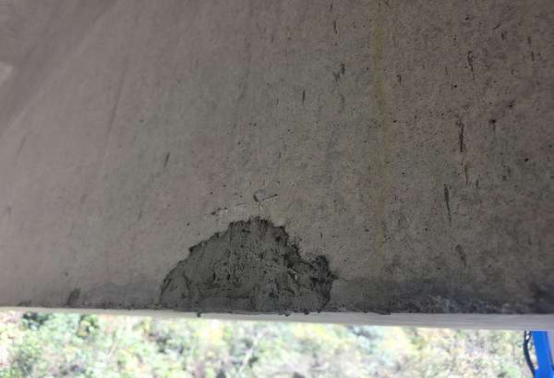
#> input picture 数据参考源/桥隧数据源/T梁照片/00.png, 554 x 378 px
$ python test_t_beam_projection.py '../数据参考源/桥隧数据源/T梁照片/00.png'
#> lines starting #> are read from the running program, lines starting #| are printed output that depends on the picture; after the words box and inside, x2 and y2 are one past the last pixel; in counts of white or black regions, pixels touching at a corner belong together
### 桥隧病害识别/cv_anomaly_detector.py
# -*- coding: utf-8 -*-
"""
传统计算机视觉异常区域检测（T 梁增强版）

针对 T 梁等混凝土构件照片，在不依赖深度学习模型的情况下，
融合多种图像处理策略自动圈出异常区域（裂缝、剥落、渗水、污渍等）。

输出统一为 class_name="异常区域"，不区分具体病害类型。
"""

import os
import cv2
import numpy as np
from typing import List, Tuple, Optional
from disease_detector import DiseaseResult


# 默认参数（针对 T 梁混凝土病害照片调优）
DEFAULT_MIN_AREA = 120
DEFAULT_MAX_AREA_RATIO = 0.65
DEFAULT_EDGE_MARGIN = 3
DEFAULT_NMS_IOU = 0.25
DEFAULT_MAX_BOXES = 10


def _imread_unicode(path: str):
    """兼容中文路径的 cv2.imread"""
    data = np.fromfile(path, dtype=np.uint8)
    if data.size == 0:
        return None
    return cv2.imdecode(data, cv2.IMREAD_COLOR)


def _detect_sky_mask(hsv: np.ndarray, v: np.ndarray, s: np.ndarray) -> np.ndarray:
    """
    粗略检测天空/背景区域，用于减少误检。
    天空通常具有高亮度、低饱和、偏蓝/白的特点。
    """
    h, w = hsv.shape[:2]
    h_ch = hsv[:, :, 0].astype(np.float32)
    s_ch = s.astype(np.float32)
    v_ch = v.astype(np.float32)

    mask = np.zeros((h, w), dtype=np.uint8)

    # 高亮低饱和：白色/浅灰天空
    bright_sky = (v_ch > 180) & (s_ch < 50)
    # 偏蓝天空
    blue_sky = (h_ch > 90) & (h_ch < 130) & (s_ch > 20) & (s_ch < 100) & (v_ch > 100)

    mask[bright_sky | blue_sky] = 255

    kernel = cv2.getStructuringElement(cv2.MORPH_ELLIPSE, (15, 15))
    mask = cv2.morphologyEx(mask, cv2.MORPH_CLOSE, kernel, iterations=2)
    return mask


def _method_crack(gray: np.ndarray) -> np.ndarray:
    """黑帽变换：检测细长裂缝"""
    kernel = cv2.getStructuringElement(cv2.MORPH_RECT, (21, 7))
    blackhat = cv2.morphologyEx(gray, cv2.MORPH_BLACKHAT, kernel)
    _, mask = cv2.threshold(blackhat, 8, 255, cv2.THRESH_BINARY)
    close_kernel = cv2.getStructuringElement(cv2.MORPH_ELLIPSE, (3, 3))
    mask = cv2.morphologyEx(mask, cv2.MORPH_CLOSE, close_kernel, iterations=1)
    return mask


def _method_adaptive(gray: np.ndarray) -> np.ndarray:
    """多尺度自适应阈值：检测不同大小的暗区"""
    h, w = gray.shape
    blurred = cv2.GaussianBlur(gray, (11, 11), 0)
    combined = np.zeros((h, w), dtype=np.uint8)
    for bs, c in [(31, 5), (51, 10), (71, 15)]:
        bs = bs if bs % 2 == 1 else bs + 1
        mask = cv2.adaptiveThreshold(
            blurred, 255, cv2.ADAPTIVE_THRESH_GAUSSIAN_C,
            cv2.THRESH_BINARY_INV, bs, c
        )
        combined = cv2.bitwise_or(combined, mask)
    return combined


def _method_kmeans(img: np.ndarray) -> np.ndarray:
    """K-Means 颜色聚类：检测颜色明显异常的区域（最暗/最亮类）"""
    h, w = img.shape[:2]
    scale = 0.5
    small = cv2.resize(img, None, fx=scale, fy=scale)
    sh, sw = small.shape[:2]
    pixels = small.reshape((-1, 3)).astype(np.float32)

    criteria = (cv2.TERM_CRITERIA_EPS + cv2.TERM_CRITERIA_MAX_ITER, 10, 1.0)
    _, labels, centers = cv2.kmeans(pixels, 3, None, criteria, 10, cv2.KMEANS_RANDOM_CENTERS)

    lab_centers = cv2.cvtColor(
        centers.reshape(1, -1, 3).astype(np.uint8), cv2.COLOR_BGR2LAB
    ).reshape(-1, 3)
    lum = lab_centers[:, 0]
    dark_class = int(np.argmin(lum))
    bright_class = int(np.argmax(lum))

    mask_dark = (labels.reshape(sh, sw) == dark_class).astype(np.uint8) * 255
    mask_bright = (labels.reshape(sh, sw) == bright_class).astype(np.uint8) * 255
    mask_small = cv2.bitwise_or(mask_dark, mask_bright)
    mask = cv2.resize(mask_small, (w, h), interpolation=cv2.INTER_NEAREST)
    return mask


def _method_texture(gray: np.ndarray) -> np.ndarray:
    """局部纹理差异：检测剥落露骨料等粗糙区域"""
    h, w = gray.shape
    mean = cv2.blur(gray.astype(np.float32), (15, 15))
    mean_sq = cv2.blur(gray.astype(np.float32) ** 2, (15, 15))
    std = np.sqrt(np.maximum(mean_sq - mean ** 2, 0))

    local_mean_std = cv2.blur(std, (41, 41))
    diff = std - local_mean_std

    mask = np.zeros((h, w), dtype=np.uint8)
    mask[diff > np.percentile(diff, 78)] = 255
    return mask


def _method_edge(gray: np.ndarray) -> np.ndarray:
    """边缘密度：检测有明显边界的病害区域"""
    h, w = gray.shape
    blurred = cv2.GaussianBlur(gray, (5, 5), 0)
    edges = cv2.Canny(blurred, 30, 120)
    edge_density = cv2.boxFilter(edges.astype(np.float32), -1, (25, 25), normalize=True)

    mask = np.zeros((h, w), dtype=np.uint8)
    mask[edge_density > np.percentile(edge_density, 88)] = 255
    return mask


def _mask_to_boxes(mask: np.ndarray, h: int, w: int,
                   min_area: int = DEFAULT_MIN_AREA,
                   max_area_ratio: float = DEFAULT_MAX_AREA_RATIO,
                   edge_margin: int = DEFAULT_EDGE_MARGIN,
                   filter_aspect_ratio: bool = True) -> List[Tuple]:
    """从二值 mask 中提取检测框"""
    kernel = cv2.getStructuringElement(cv2.MORPH_ELLIPSE, (7, 7))
    mask = cv2.morphologyEx(mask, cv2.MORPH_CLOSE, kernel, iterations=2)

    contours, _ = cv2.findContours(mask, cv2.RETR_EXTERNAL, cv2.CHAIN_APPROX_SIMPLE)

    boxes = []
    for cnt in contours:
        area = cv2.contourArea(cnt)
        if area < min_area:
            continue

        x, y, bw, bh = cv2.boundingRect(cnt)
        bbox_area = bw * bh
        if bbox_area > w * h * max_area_ratio:
            continue

        # 排除贴边伪影
        if (x <= edge_margin or y <= edge_margin or
                x + bw >= w - edge_margin or y + bh >= h - edge_margin):
            continue

        # 过滤极端长宽比（细长文字笔画等）
        if filter_aspect_ratio:
            ar = max(bw, bh) / (min(bw, bh) + 1e-6)
            if ar > 8.0:
                continue

        conf = min(0.95, 0.45 + 0.001 * area)
        boxes.append((x, y, x + bw, y + bh, conf))

    return boxes


def _nms(boxes: List[Tuple], iou_thresh: float = DEFAULT_NMS_IOU) -> List[Tuple]:
    """简化 NMS 合并重叠检测框"""
    if not boxes:
        return boxes

    boxes = sorted(boxes, key=lambda b: b[4], reverse=True)
    kept = []
    used = set()

    for i, b1 in enumerate(boxes):
        if i in used:
            continue
        x1, y1, x2, y2, c1 = b1
        kept.append(b1)

        for j, b2 in enumerate(boxes[i + 1:], i + 1):
            if j in used:
                continue
            xx1, yy1, xx2, yy2, c2 = b2
            ix1, iy1 = max(x1, xx1), max(y1, yy1)
            ix2, iy2 = min(x2, xx2), min(y2, yy2)
            inter = max(0, ix2 - ix1) * max(0, iy2 - iy1)
            union = (x2 - x1) * (y2 - y1) + (xx2 - xx1) * (yy2 - yy1) - inter
            iou = inter / (union + 1e-6)
            if iou > iou_thresh:
                used.add(j)

    return kept


def detect_anomalies_cv(
    image_path: str,
    min_area: int = DEFAULT_MIN_AREA,
    max_area_ratio: float = DEFAULT_MAX_AREA_RATIO,
    edge_margin: int = DEFAULT_EDGE_MARGIN,
    nms_iou: float = DEFAULT_NMS_IOU,
    max_boxes: int = DEFAULT_MAX_BOXES,
) -> List[DiseaseResult]:
    """
    使用传统 CV 方法检测图片中的异常区域。

    融合策略：
    - 黑帽变换：细长裂缝
    - 多尺度自适应阈值：不同大小的暗区
    - K-Means 聚类：颜色异常类
    - 局部纹理差异：剥落露骨料等粗糙区域
    - 边缘密度：有明显边界的病害
    - 天空/背景掩码：减少天空误检

    Args:
        image_path: 图片文件路径（支持中文路径）
        min_area: 最小轮廓面积
        max_area_ratio: 最大外接矩形占全图面积比例
        edge_margin: 贴边检测框剔除边距（像素）
        nms_iou: 重叠框合并 IoU 阈值
        max_boxes: 最多返回的检测框数量

    Returns:
        DiseaseResult 列表，class_name 均为 "异常区域"
    """
    img = _imread_unicode(image_path)
    if img is None:
        return []

    h, w = img.shape[:2]
    gray = cv2.cvtColor(img, cv2.COLOR_BGR2GRAY)
    lab = cv2.cvtColor(img, cv2.COLOR_BGR2LAB)
    hsv = cv2.cvtColor(img, cv2.COLOR_BGR2HSV)
    l_channel = lab[:, :, 0]
    s_channel = hsv[:, :, 1]
    v_channel = hsv[:, :, 2]

    # 天空/背景掩码
    sky_mask = _detect_sky_mask(hsv, v_channel, s_channel)
    not_sky = cv2.bitwise_not(sky_mask)

    # 各方法检测，并限制在非天空区域
    crack_mask = cv2.bitwise_and(_method_crack(gray), not_sky)
    adaptive_mask = cv2.bitwise_and(_method_adaptive(gray), not_sky)
    kmeans_mask = cv2.bitwise_and(_method_kmeans(img), not_sky)
    texture_mask = cv2.bitwise_and(_method_texture(gray), not_sky)
    edge_mask = cv2.bitwise_and(_method_edge(gray), not_sky)

    # 合并所有 mask
    combined = np.zeros((h, w), dtype=np.uint8)
    combined = cv2.bitwise_or(combined, crack_mask)
    combined = cv2.bitwise_or(combined, adaptive_mask)
    combined = cv2.bitwise_or(combined, kmeans_mask)
    combined = cv2.bitwise_or(combined, texture_mask)
    combined = cv2.bitwise_or(combined, edge_mask)

    # 分别提取框（纹理/边缘方法用更大的最小面积，减少噪声）
    boxes_crack = _mask_to_boxes(crack_mask, h, w, min_area=min_area,
                                  max_area_ratio=max_area_ratio,
                                  edge_margin=edge_margin)
    boxes_adaptive = _mask_to_boxes(adaptive_mask, h, w, min_area=min_area,
                                     max_area_ratio=max_area_ratio,
                                     edge_margin=edge_margin)
    boxes_kmeans = _mask_to_boxes(kmeans_mask, h, w, min_area=min_area * 1.5,
                                   max_area_ratio=max_area_ratio,
                                   edge_margin=edge_margin)
    boxes_texture = _mask_to_boxes(texture_mask, h, w, min_area=min_area * 2.5,
                                    max_area_ratio=max_area_ratio,
                                    edge_margin=edge_margin)
    boxes_edge = _mask_to_boxes(edge_mask, h, w, min_area=min_area * 2.0,
                                 max_area_ratio=max_area_ratio,
                                 edge_margin=edge_margin)

    all_boxes = boxes_crack + boxes_adaptive + boxes_kmeans + boxes_texture + boxes_edge

    # 过滤极端长宽比
    filtered = []
    for b in all_boxes:
        x1, y1, x2, y2, c = b
        bw, bh = x2 - x1, y2 - y1
        ar = max(bw, bh) / (min(bw, bh) + 1e-6)
        if ar > 8.0:
            continue
        filtered.append(b)

    # NMS
    merged = _nms(filtered, iou_thresh=nms_iou)

    # 优先保留面积较大的框，限制数量
    merged = sorted(merged, key=lambda b: (b[2] - b[0]) * (b[3] - b[1]), reverse=True)
    merged = merged[:max_boxes]

    # 按置信度排序
    merged = sorted(merged, key=lambda b: b[4], reverse=True)

    results = []
    for x1, y1, x2, y2, conf in merged:
        results.append(DiseaseResult(
            class_name="异常区域",
            confidence=round(conf, 3),
            bbox=(x1, y1, x2, y2),
            image_width=w,
            image_height=h,
        ))

    return results


# [62 lines left out: function draw_anomaly_results, not called in this run]

### 桥隧病害识别/test_t_beam_projection.py
# -*- coding: utf-8 -*-
"""
T 梁病害照片投影测试（专用）

针对“T 梁腹板侧面病害照片”，将 CV 检测到的病害区域
按照片位置等比例映射到 T 梁腹板侧面，并在 BIMBase 中自动放置
红色点云标记（很多小圆珠效果）。

使用方法（在 BIMBase Python 控制台或 exec 环境中运行）：
    exec(open('桥隧病害识别/test_t_beam_projection.py', encoding='utf-8').read())

说明：
- 使用 CADBoard/bimbase_sync.py 的 _PlaceToDirect 实现自动放置，不进入手动布置模式。
- 点云效果通过在病害区域生成多个红色小立方体/球体实现。
"""

import os
import sys
import traceback
import random
from pathlib import Path

# ============================================================
# 配置
# ============================================================
PHOTO_PATH = Path("数据参考源/桥隧数据源/T梁照片/00.png")

# T 梁参数（与 组件测试/投影测试T梁.py 一致）
T_BEAM_PARAMS = {
    '梁长': 3000.0,
    '底板宽': 80.0,
    '底板高': 25.0,
    '腹板宽': 20.0,
    '翼缘宽': 200.0,
    '翼缘高': 20.0,
    '总高': 160.0,
}

# 点云参数
POINT_CLOUD_SIZE = 10.0   # 每个小标记的尺寸
POINT_CLOUD_SPACING = 25.0  # 小标记间距


def _log(msg: str):
    """打印并写入日志"""
    print(f"[T梁投影] {msg}")
    try:
        log_path = os.path.join(os.path.dirname(os.path.abspath(__file__)), "t_beam_projection_debug.log")
        with open(log_path, "a", encoding="utf-8") as f:
            f.write(f"{msg}\n")
    except Exception:
        pass


def detect_diseases(photo_path: str):
    """用 CV 检测照片中的异常区域"""
    _module_dir = os.path.dirname(os.path.abspath(__file__))
    if _module_dir not in sys.path:
        sys.path.insert(0, _module_dir)

    from cv_anomaly_detector import detect_anomalies_cv
    results = detect_anomalies_cv(photo_path)
    _log(f"CV 检测到 {len(results)} 个异常区域")
    return results


# [147 lines left out: functions map_photo_to_web_side, generate_point_cloud_positions, create_red_sphere_component, place_component_direct, place_point_cloud, not called in this run]


def main():
    _log("=" * 60)
    _log("T 梁病害照片投影测试（点云版）")
    _log("=" * 60)

    # 1. 检查照片
    abs_photo = (Path(__file__).resolve().parent.parent / PHOTO_PATH).resolve()
    if not abs_photo.exists():
        _log(f"照片不存在: {abs_photo}")
        return

    _log(f"照片: {abs_photo}")

    # 2. 读取照片尺寸
    import cv2
    import numpy as np
    data = np.fromfile(str(abs_photo), dtype=np.uint8)
    img = cv2.imdecode(data, cv2.IMREAD_COLOR)
#> img is the input picture: shape (378, 554, 3); mean B, G, R 113.9, 119.1, 122.1
    if img is None:
        _log("无法读取照片")
        return
    photo_h, photo_w = img.shape[:2]
    _log(f"照片尺寸: {photo_w} x {photo_h}")

    # 3. CV 检测病害
    results = detect_diseases(str(abs_photo))
#> in _detect_sky_mask, `bright_sky = (v_ch > 180) & (s_ch < 50)`:
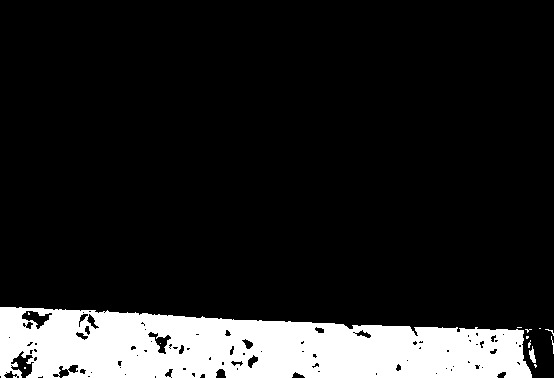
#> bright_sky: shape (378, 554) bool; 13.7% white; 13 white regions (10 under 20 px), largest, box (x1, y1, x2, y2) and area: (0, 307, 532, 378) 28588, (529, 346, 536, 363) 65, (551, 336, 554, 354) 20
#> in detect_anomalies_cv, `crack_mask = cv2.bitwise_and(_method_crack(gray), not_sky)`:
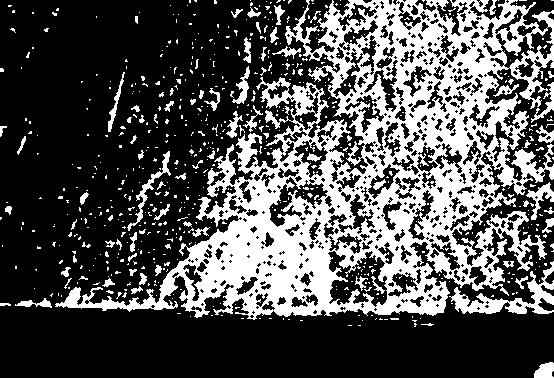
#> crack_mask: shape (378, 554); 31.8% white; 695 white regions (615 under 20 px), largest, box (x1, y1, x2, y2) and area: (55, 0, 554, 320) 56876, (449, 261, 554, 314) 1603, (127, 151, 171, 231) 444
#> in detect_anomalies_cv, `adaptive_mask = cv2.bitwise_and(_method_adaptive(gray), not_sky)`:
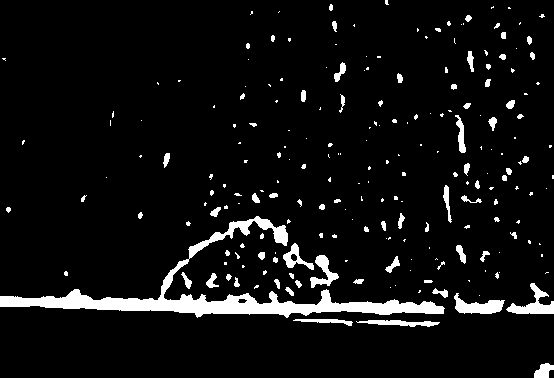
#> adaptive_mask: shape (378, 554); 6.4% white; 218 white regions (143 under 20 px), largest, box (x1, y1, x2, y2) and area: (0, 216, 445, 318) 6756, (506, 283, 554, 314) 576, (454, 293, 505, 314) 559
#> in _method_kmeans, `_, labels, centers = cv2.kmeans(pixels, 3, None, criteria, 10, cv2.KME..`: centers = [[81.24, 85.83, 90.1], [208.3, 223.7, 216.5], [116.5, 118.9, 124]]
#> in _method_kmeans, `lab_centers = cv2.cvtColor( centers.reshape(1, -1, 3).astype(np.uint8)..`: lab_centers = [[93, 129, 131], [224, 123, 135], [128, 130, 130]]
#> in _method_kmeans, `lum = lab_centers[:, 0]`: lum = [93, 224, 128]
#> in _method_kmeans, `dark_class = int(np.argmin(lum))`: dark_class = 0
#> in _method_kmeans, `bright_class = int(np.argmax(lum))`: bright_class = 1
#> in _method_texture, `mean_sq = cv2.blur(gray.astype(np.float32) ** 2, (15, 15))`:
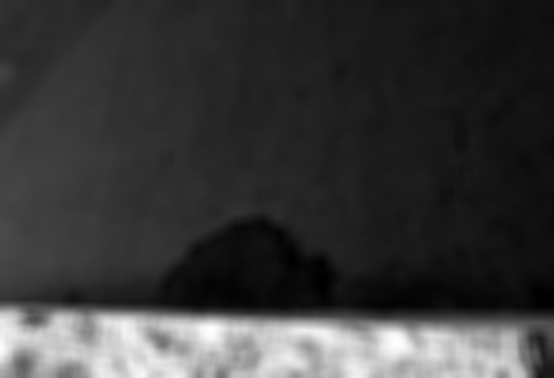
#> mean_sq: shape (378, 554) float32; min 2787, max 62269, mean 16361.6; drawn with min black and max white
#> in _method_texture, `local_mean_std = cv2.blur(std, (41, 41))`:
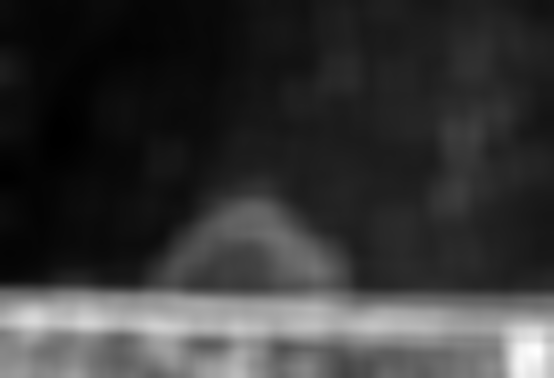
#> local_mean_std: shape (378, 554) float32; min 1.52, max 35.89, mean 9; drawn with min black and max white
#> in _method_texture, `diff = std - local_mean_std`:
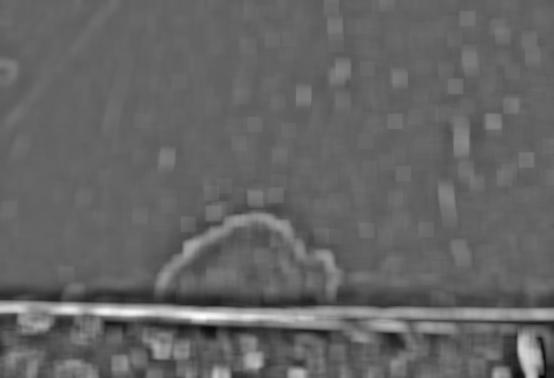
#> diff: shape (378, 554) float32; min -25.91, max 39.36, mean 0; drawn with min black and max white
#> in _mask_to_boxes, `contours, _ = cv2.findContours(mask, cv2.RETR_EXTERNAL, cv2.CHAIN_APPR..`: contours = 77 contours, 68 with area under 20; largest, box (x1, y1, x2, y2) and area: (15, 0, 554, 327) 123752, (534, 362, 554, 378) 229, (0, 202, 12, 220) 114, (17, 131, 34, 155) 45, (0, 126, 7, 137) 24
#> the loop in _mask_to_boxes, `for cnt in contours:` made 77 passes
#> area on passes 18, 20, 30, 37, 41, 42: 114.5, 22.5, 21, 23.5, 45, 24.5
#> after the loop in _mask_to_boxes, `for cnt in contours:`: boxes = []
#> in _mask_to_boxes (call 2), `contours, _ = cv2.findContours(mask, cv2.RETR_EXTERNAL, cv2.CHAIN_APPR..`: contours = 164 contours, 128 with area under 20; largest, box (x1, y1, x2, y2) and area: (0, 216, 554, 327) 18143, (440, 103, 471, 154) 244, (534, 363, 554, 378) 214, (453, 163, 481, 189) 159, (250, 190, 278, 203) 138
#> the loop in _mask_to_boxes (call 2), `for cnt in contours:` made 164 passes
#> (area, x, y, bw, bh, bbox_area, ar, conf) on pass 53: (137.5, 250, 190, 28, 13, 364, 2.15, 0.588)
#> in detect_anomalies_cv, `boxes_adaptive = _mask_to_boxes(adaptive_mask, h, w, min_area=min_area..`: boxes_adaptive = [(250, 190, 278, 203, 0.588), (453, 163, 481, 189, 0.609), (440, 103, 471, 154, 0.694)]
#> call 3 of _mask_to_boxes, with h = 378, w = 554, min_area = 180, max_area_ratio = 0.65, edge_margin = 3, filter_aspect_ratio = True
#> in _mask_to_boxes (call 3), `mask = cv2.morphologyEx(mask, cv2.MORPH_CLOSE, kernel, iterations=2)`:
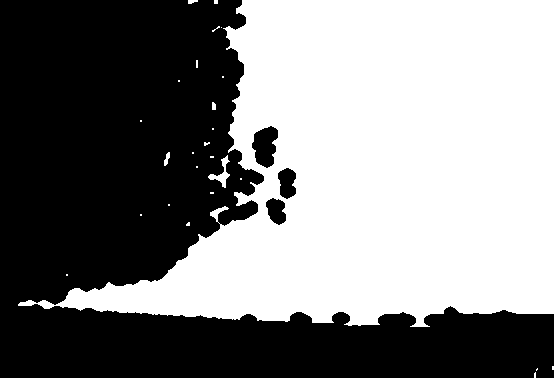
#> mask: shape (378, 554); 51% white; 4 black regions
#> in _mask_to_boxes (call 3), `contours, _ = cv2.findContours(mask, cv2.RETR_EXTERNAL, cv2.CHAIN_APPR..`: contours = 26 contours, 23 with area under 20; largest, box (x1, y1, x2, y2) and area: (18, 0, 554, 327) 106923, (208, 155, 230, 188) 174, (164, 152, 170, 166) 33
#> the loop in _mask_to_boxes (call 3), `for cnt in contours:` made 26 passes
#> area on passes 12, 14: 173.5, 33
#> after the loop in _mask_to_boxes (call 3), `for cnt in contours:`: boxes = []
#> in _mask_to_boxes (call 4), `contours, _ = cv2.findContours(mask, cv2.RETR_EXTERNAL, cv2.CHAIN_APPR..`: contours = 95 contours, 14 with area under 20; largest, box (x1, y1, x2, y2) and area: (155, 177, 440, 295) 7496, (0, 283, 445, 327) 4980, (346, 155, 433, 245) 2048, (433, 107, 485, 191) 1356, (328, 49, 375, 112) 968
#> in detect_anomalies_cv, `boxes_texture = _mask_to_boxes(texture_mask, h, w, min_area=min_area *..`: boxes_texture = 22 items, first 6: (202, 252, 246, 286, 0.95), (479, 245, 505, 283, 0.786), (451, 239, 471, 267, 0.85), (438, 181, 457, 223, 0.95), (314, 180, 343, 213, 0.847), (155, 177, 440, 295, 0.95)
#> in _mask_to_boxes (call 5), `contours, _ = cv2.findContours(mask, cv2.RETR_EXTERNAL, cv2.CHAIN_APPR..`: contours = 18 contours, 13 with area under 20; largest, box (x1, y1, x2, y2) and area: (264, 227, 333, 305) 3020, (347, 319, 384, 326) 118, (400, 321, 438, 327) 100, (140, 308, 163, 315) 82, (451, 122, 467, 127) 56
#> in detect_anomalies_cv, `boxes_edge = _mask_to_boxes(edge_mask, h, w, min_area=min_area * 2.0, ..`: boxes_edge = [(264, 227, 333, 305, 0.95)]
#> in detect_anomalies_cv, `all_boxes = boxes_crack + boxes_adaptive + boxes_kmeans + boxes_textur..`: all_boxes = 26 items, first 6: (250, 190, 278, 203, 0.588), (453, 163, 481, 189, 0.609), (440, 103, 471, 154, 0.694), (202, 252, 246, 286, 0.95), (479, 245, 505, 283, 0.786), (451, 239, 471, 267, 0.85)
#> the loop in detect_anomalies_cv, `for b in all_boxes:` made 26 passes
#> (x1, y1, x2, y2, c, bw, bh, ar) on passes 1 to 8: (250, 190, 278, 203, 0.588, 28, 13, 2.15), (453, 163, 481, 189, 0.609, 28, 26, 1.08), (440, 103, 471, 154, 0.694, 31, 51, 1.65), (202, 252, 246, 286, 0.95, 44, 34, 1.29), (479, 245, 505, 283, 0.786, 26, 38, 1.46), (451, 239, 471, 267, 0.85, 20, 28, 1.4), (438, 181, 457, 223, 0.95, 19, 42, 2.21), (314, 180, 343, 213, 0.847, 29, 33, 1.14)
#> after the loop in detect_anomalies_cv, `for b in all_boxes:`: filtered has the same summary as all_boxes
#> in _nms, `boxes = sorted(boxes, key=lambda b: b[4], reverse=True)`: boxes = 26 items, first 6: (202, 252, 246, 286, 0.95), (438, 181, 457, 223, 0.95), (155, 177, 440, 295, 0.95), (346, 155, 433, 245, 0.95), (227, 117, 262, 157, 0.95), (361, 109, 424, 145, 0.95)
#> the loop in _nms, `for i, b1 in enumerate(boxes):` made 26 passes
#> b1 on passes 4 to 11: (346, 155, 433, 245, 0.95), (227, 117, 262, 157, 0.95), (361, 109, 424, 145, 0.95), (433, 107, 485, 191, 0.95), (485, 97, 524, 135, 0.95), (103, 81, 127, 133, 0.95), (328, 49, 375, 112, 0.95), (439, 46, 480, 94, 0.95)
#> the loop in detect_anomalies_cv, `for x1, y1, x2, y2, conf in merged:` made 1 pass
    if not results:
        _log("未检测到病害，退出")
        return

    # 4. 逐个映射并放置点云
    base_pos = (0, 0, 0)  # 假设 T 梁放置在世界原点
    total_placed = 0

    for i, res in enumerate(results, 1):
        x, y, z, w, h = map_photo_to_web_side(
            photo_w, photo_h, res.bbox, T_BEAM_PARAMS, base_pos
        )
        _log(f"病害 {i}: bbox={res.bbox}, 映射到中心 ({x:.1f}, {y:.1f}, {z:.1f}), 尺寸 {w:.1f}x{h:.1f}")

        # 在该区域生成点云
        placed = place_point_cloud((x, y, z), w, h)
        total_placed += placed

    _log(f"共放置 {total_placed} 个点云标记")
    _log("完成")


if __name__ == "__main__":
    main()
#> (the call stopped at in detect_anomalies_cv, `results.append(DiseaseResult( class_name="异常区域", confidence=round(conf..`: disease_detector is not available in this run)
else:
    # 在 exec 环境中直接执行
    main()
